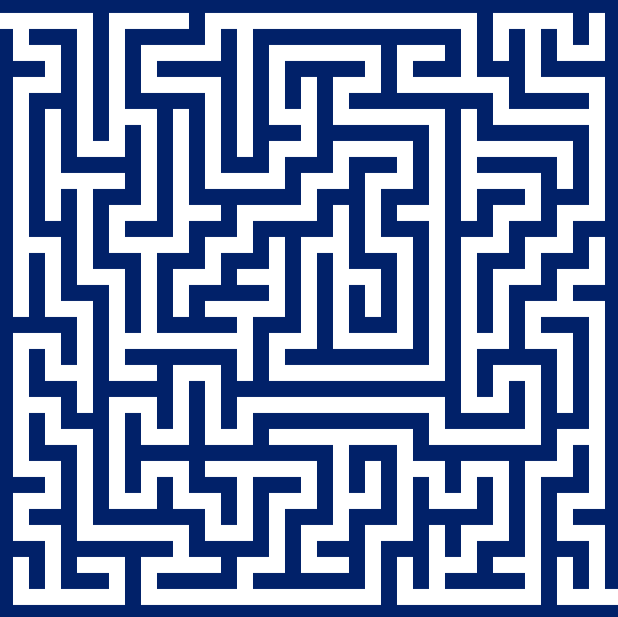
#> input picture medium-maze-11059.png, 618 x 617 px
$ python 'array creator.py'
#> lines starting #> are read from the running program, lines starting #| are printed output that depends on the picture; after the words box and inside, x2 and y2 are one past the last pixel; in counts of white or black regions, pixels touching at a corner belong together
import cv2
import numpy as np

# Load the maze image
image_path = "medium-maze-11059.png"  # Replace with the path to your maze image
maze_image = cv2.imread(image_path, cv2.IMREAD_GRAYSCALE)
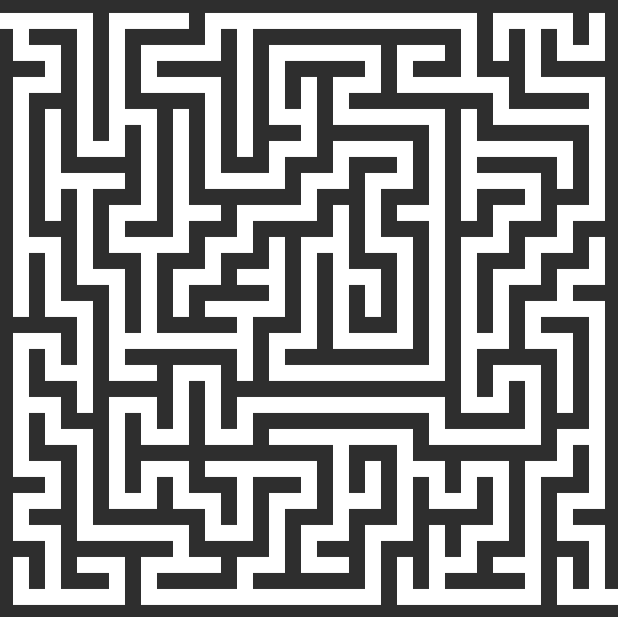
#> maze_image: shape (617, 618); min 46, max 255, mean 147.3

# Resize the image (optional, depends on the resolution of the maze)
resized_image = cv2.resize(maze_image, (39, 39), interpolation=cv2.INTER_NEAREST)
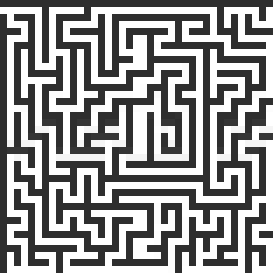
#> resized_image: shape (39, 39) (shown 7 times larger); min 46, max 255, mean 150.6
# You can adjust the dimensions based on your grid size.


# Threshold the image to convert it into a binary format
_, binary_image = cv2.threshold(maze_image, 128, 255, cv2.THRESH_BINARY)
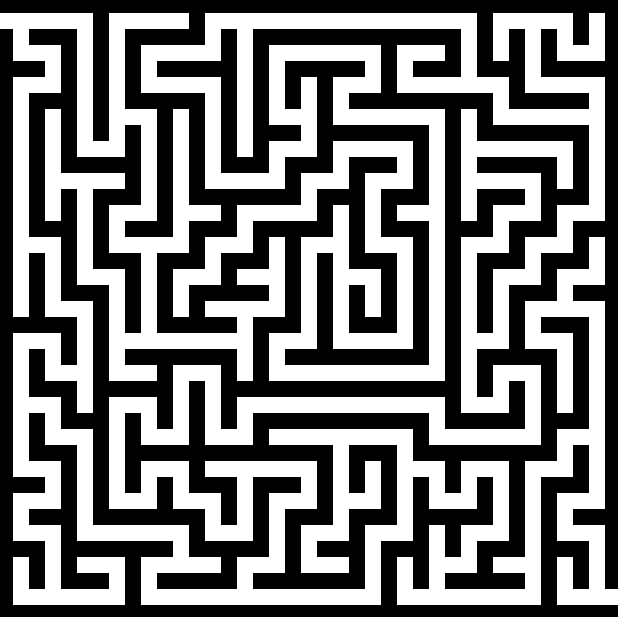
#> binary_image: shape (617, 618); 48.5% white; 1 white region, box (x1, y1, x2, y2) and area: (0, 13, 618, 605) 184992

# Convert binary image to a NumPy array where 0 = path and 1 = wall
maze_array = (binary_image == 0).astype(int)  # Walls are black (0 in binary_image)

# Print or save the array
print("Maze Array:")
print(maze_array)
#> (printed output is left out)

# Save the array to a text file with the required formatting
with open("maze_array.txt", "w") as file:
    file.write("[\n")
    for row in maze_array:
        file.write(f"  {[int(val) for val in row]},\n")
    file.write("]\n")

# Visualize the binary image (optional)
cv2.imshow("Binary Maze", binary_image)
cv2.waitKey(0)
cv2.destroyAllWindows()
